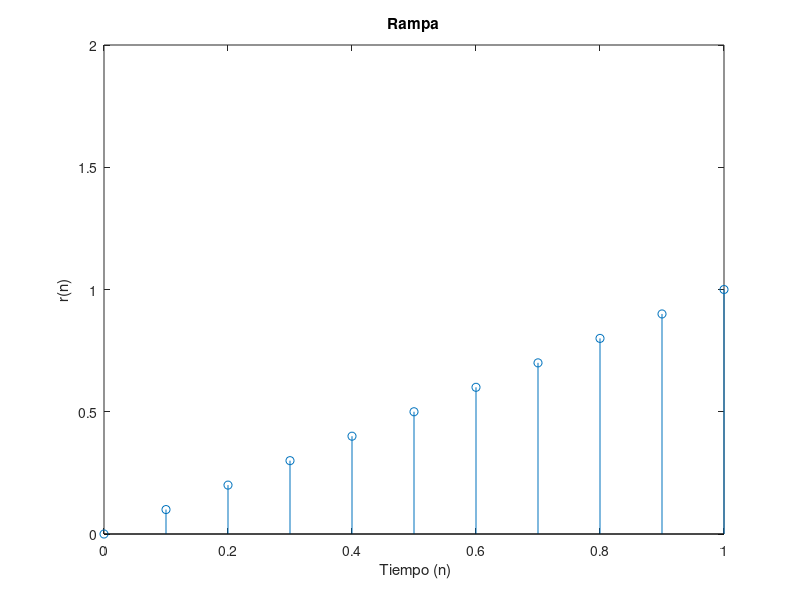

The MATLAB script that drew this image:
n = [0:0.1:1]'; % vector tiempo
ramp = n; %vector rampa unitaria
stem (n, ramp); %gráfica señal discreta
axis ([0 1 0 2]);
xlabel(' Tiempo (n)');
ylabel ('r(n)');
title ('Rampa' );